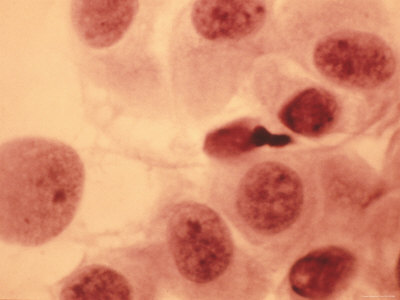
%> input picture Code/Implementation-ColorAdjustment/AutoWhiteBalance/Test.jpg, 400 x 300 px
$ octave TestAWB.m   (GNU Octave 9; MATLAB toolbox functions it lacks are replaced by stand-ins)
%> lines starting %> are read from the running program, lines starting %| are printed output that depends on the picture
### Code/Implementation-ColorAdjustment/AutoWhiteBalance/PerformAWB.m
function O = PerformAWB(I, p)
%
% Function O = PerformAWB(I, p) implements Auto White Balance (AWB)
% functionality as proposed in-
% H. Garud, A. K. Ray, M. Mahadevappa, J. Chatterjee, and S. Mandal, ”A
% fast auto white balance scheme for digital pathology,” in Biomedical and
% Health Informatics (BHI), 2014 IEEE EMBS International Conference on ,
% vol., no., pp.153,156, 1-4 June 2014.
%
%
% The supported image class for input image I is RGB(uint8)
%
%   2015 (c) Amit Suveer, Uppsala University, Sweden
%
%       Ver 1.0     28 May 2015
%
% --------------------------
% Sample Usage
% --------------------------
% I = imread('Test.jpg');
% O = PerformAWB(I);
% figure, subplot 121, imshow(I), subplot 122, imshow(O);
%

%   2015 (c) Amit Suveer, Uppsala University, Sweden
% All rights reserved.
%
% Permission is hereby granted, to use, copy, modify, and distribute this code
% (the source files) and its documentation for research purposes only,
% provided that the copyright notice in its entirety appear in all copies
% of this code, and the original source of this code.
%
% In no circumstantial cases or events the author(s) of this particular
% be liable to any party for direct, indirectm special, incidental, or consequential
% damages if any arising out of due usage. Uppsala University and the author(s)
% disclaim any warranty, including but not limited to the implied warranties
% of merchantability and fitness for a  particular purpose. The disclosure
% is provided hereunder "as in"  voluntarily for community development and
% the contributing parties have  no obligation to provide maintenance,
% support, updates, enhancements, or modification.

%%%%%%%%%%%%%%%%%%%%%%%%%%%%%%%%%%%%%%%%%%%%%%%%%%%%%%%%%%%%%%%%%%%%%%%%%%
%% Default Parameters
if nargin == 1
    p = 96;
end

p = 100-p; % always the top % is considered
szI = size(I);

if(length(szI) < 3)
    error ('Input image should be in RGB color space')
end
%% Illumination Estimation
    % Step 1 : White Patch Retinex Mathod (WPR)
    [iR, iG, iB] = EstimateIlluminantRGB(I, p);

    % Corelated Color Temperature (CCT) Estimation

    % Compte for estimated Illuminant
    iEstm = [iR, iG, iB];
    CCT_Estm = EstimateCCT(iEstm);

    % Compute for reference / canonical illuminant
    iRef = [iG, iG, iG];
    CCT_Ref = EstimateCCT(iRef);

    %% Parameter Estimation

    % Computing Gain Factor and offset parameters
    K = ComputeGainFactorMatrix(iEstm);
    T = ComputeOffsetMatrix(K, CCT_Estm, CCT_Ref);

    %% White Balance Correction

    O = PerformWhiteBalanceCorrection(I, K, T);

%     subplot(1,2,1), imshow(I);
%     subplot(1,2,2), imshow(O);

end

%%%%%%%%%%%%%%%%%%%%%%%%%%%%%%%%%%%%%%%%%%%%%%%%%%%%%%%%%%%%%%%%%%%%%%%%%%%
%%%%%%%%%%%%%%%%%%%%%%%%%%%%%%%%%%%%%%%%%%%%%%%%%%%%%%%%%%%%%%%%%%%%%%%%%%%
function [Rc, Gc, Bc] = EstimateIlluminantRGB(I, p)

    R = I(:,:,1);
    G = I(:,:,2);
    B = I(:,:,3);

    % Estimate Illuminant
    Rc = EstimateIlluminantGrey(R, p);
    Gc = EstimateIlluminantGrey(G, p);
    Bc = EstimateIlluminantGrey(B, p);
end

%%%%%%%%%%%%%%%%%%%%%%%%%%%%%%%%%%%%%%%%%%%%%%%%%%%%%%%%%%%%%%%%%%%%%%%%%%%
%%%%%%%%%%%%%%%%%%%%%%%%%%%%%%%%%%%%%%%%%%%%%%%%%%%%%%%%%%%%%%%%%%%%%%%%%%%
function Ic = EstimateIlluminantGrey(I, p)
    Ic = 0;

    L = 256;
    sz = size(I);

    pxlTh = (p*sz(1)*sz(2))/100;
    histI = imhist(I);

    Imin = min(min(I));
    Imax = max(max(I));

    % Run the loop from 0 to L-2 or Imin to Imax-1
    for k=Imin:(Imax-1)

        % Total number of pixels from k to L-1
        j = double(k+1); % Since MATLAB follows 1 indexing
        cnt1 = sum(histI(j:L));

        % Total number of pixels from k+1 to L-1
        j = j+1; % from the next grey value
        cnt2 = sum(histI(j:L));

        if( (cnt1 > pxlTh) && (cnt2 < pxlTh) )
            Ic = k;
             break;
        end
    end
end


%%%%%%%%%%%%%%%%%%%%%%%%%%%%%%%%%%%%%%%%%%%%%%%%%%%%%%%%%%%%%%%%%%%%%%%%%%%
%%%%%%%%%%%%%%%%%%%%%%%%%%%%%%%%%%%%%%%%%%%%%%%%%%%%%%%%%%%%%%%%%%%%%%%%%%%

function CCT = EstimateCCT(iEstm)
% Constant parameters from

    A0 = -949.86315;
    A1 = 6253.80338;
    A2 = 28.70599;
    A3 = 0.00004;

    t1 = 0.92159;
    t2 = 0.20039;
    t3 = 0.07125;

    xe = 0.3366;
    ye = 0.1735;

    % Calculate x and y from estimated illuminant values

    XYZ_Conv_matrix = [ 0.4124 0.3576 0.1805;
                        0.2126 0.7152 0.0722;
                        0.0193 0.152 0.9505];

    XYZ = XYZ_Conv_matrix * double(iEstm');

    x = XYZ(1) / (sum(XYZ));
    y = XYZ(2) / (sum(XYZ));

    H = -((x-xe)/(y-ye));

    CCT = A0 + (A1*exp(H/t1)) + (A2*exp(H/t2)) + (A3*exp(H/t3));

end

%%%%%%%%%%%%%%%%%%%%%%%%%%%%%%%%%%%%%%%%%%%%%%%%%%%%%%%%%%%%%%%%%%%%%%%%%%%
%%%%%%%%%%%%%%%%%%%%%%%%%%%%%%%%%%%%%%%%%%%%%%%%%%%%%%%%%%%%%%%%%%%%%%%%%%%

function [K] = ComputeGainFactorMatrix(iEstm)

    % k(r,g,b) = ig / i(r,g,b)
    iEstm = double(iEstm);

    iEstm_R = iEstm(1);
    iEstm_G = iEstm(2);
    iEstm_B = iEstm(3);

    iRef_R = iEstm_G;
    iRef_G = iEstm_G;
    iRef_B = iEstm_G;

    Kr = iRef_R / iEstm_R;
    Kg = iRef_G / iEstm_G;
    Kb = iRef_B / iEstm_B;

    K = [Kr, 0, 0;
          0, Kg, 0;
          0, 0, Kb];

end

%%%%%%%%%%%%%%%%%%%%%%%%%%%%%%%%%%%%%%%%%%%%%%%%%%%%%%%%%%%%%%%%%%%%%%%%%%%
%%%%%%%%%%%%%%%%%%%%%%%%%%%%%%%%%%%%%%%%%%%%%%%%%%%%%%%%%%%%%%%%%%%%%%%%%%%
function T = ComputeOffsetMatrix(K, CCT_Estm, CCT_Ref)

    A = 100;

    Kr = K(1,1);
    Kb = K(3,3);

    Tr = max(1, (CCT_Estm - CCT_Ref)/A ) * (Kr-1);
    Tg = 0;
    Tb = max(1, (CCT_Ref - CCT_Estm)/A ) * (Kb-1);

    T = [Tr; Tg; Tb];

end

%%%%%%%%%%%%%%%%%%%%%%%%%%%%%%%%%%%%%%%%%%%%%%%%%%%%%%%%%%%%%%%%%%%%%%%%%%%
%%%%%%%%%%%%%%%%%%%%%%%%%%%%%%%%%%%%%%%%%%%%%%%%%%%%%%%%%%%%%%%%%%%%%%%%%%%
function O = PerformWhiteBalanceCorrection(I, K, T)

    sz = size(I);
    O = uint8(zeros(sz));

    for x = 1:sz(1)
        for y = 1:sz(2)
            Fxy = double([I(x,y,1), I(x,y,2), I(x,y,3)]');
            FWB = K * Fxy + T;

            for p=1:3
                O(x,y,p) = uint8(FWB(p));
            end
        end
    end

end

%%%%%%%%%%%%%%%%%%%%%%%%%%%%%%%%%%%%%%%%%%%%%%%%%%%%%%%%%%%%%%%%%%%%%%%%%%%
%%%%%%%%%%%%%%%%%%%%%%%%%%%%%%%%%%%%%%%%%%%%%%%%%%%%%%%%%%%%%%%%%%%%%%%%%%%


%%%%%%%%%%%%%%%%%%%%%%%%%%%%%%%%%%%%%%%%%%%%%%%%%%%%%%%%%%%%%%%%%%%%%%%%%%%
%%%%%%%%%%%%%%%%%%%%%%%%%%%%%%%%%%%%%%%%%%%%%%%%%%%%%%%%%%%%%%%%%%%%%%%%%%%

### Code/Implementation-ColorAdjustment/AutoWhiteBalance/TestAWB.m
% Test AWB
clear; clc;
close all;

I = imread('Test.jpg');
%> I is the input picture: size 300x400x3 uint8; mean R, G, B 217.1, 144.3, 112.7
J = imread('TestComparison.jpg');
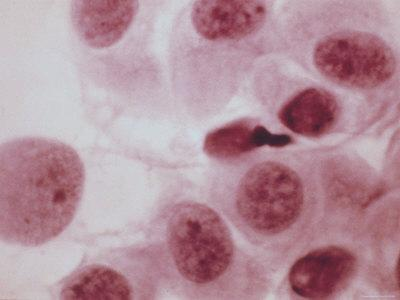
%> input picture Code/Implementation-ColorAdjustment/AutoWhiteBalance/TestComparison.jpg, 400 x 300 px
%> J is the input picture: size 300x400x3 uint8; mean R, G, B 178.8, 144.2, 155.3

% [6 lines of commented-out code are left out]
p = 93:0.5:94;

for i=1:length(p)

    O = PerformAWB(I, p(i));

    subplot(1,3,1), imshow(I);
    subplot(1,3,2), imshow(J);
    subplot(1,3,3), imshow(O);

    imwrite(O, strcat('AWB_', num2str(p(i)), '.png'));

end
%> this loop made 3 passes
%> (iG in PerformAWB, iB in PerformAWB, CCT_Estm in PerformAWB) on passes 1 to 3: (203, 152, 5111.2), (203, 152, 5111.2), (204, 153, 5129.4)
%> pass 1, in EstimateIlluminantRGB, `R = I(:,:,1);`:
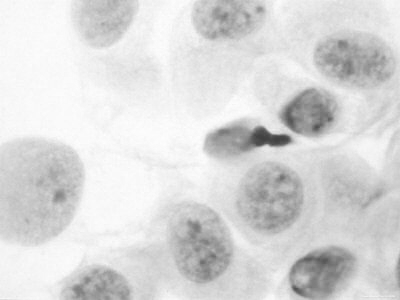
%> R: size 300x400 uint8; min 64, max 255, mean 217.1
%> pass 1, in EstimateIlluminantRGB, `G = I(:,:,2);`:
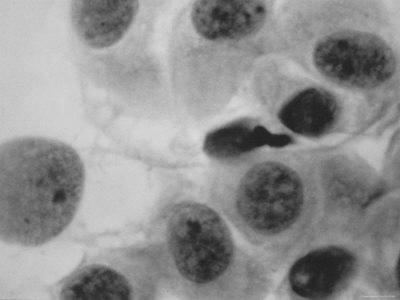
%> G: size 300x400 uint8; min 33, max 219, mean 144.3
%> pass 1, in EstimateIlluminantRGB, `B = I(:,:,3);`:
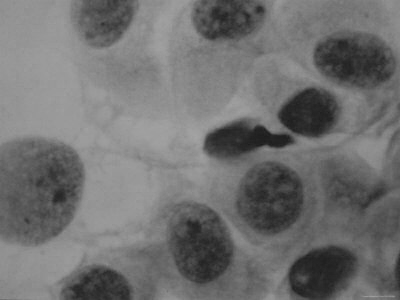
%> B: size 300x400 uint8; min 27, max 164, mean 112.7
%> after the loop:
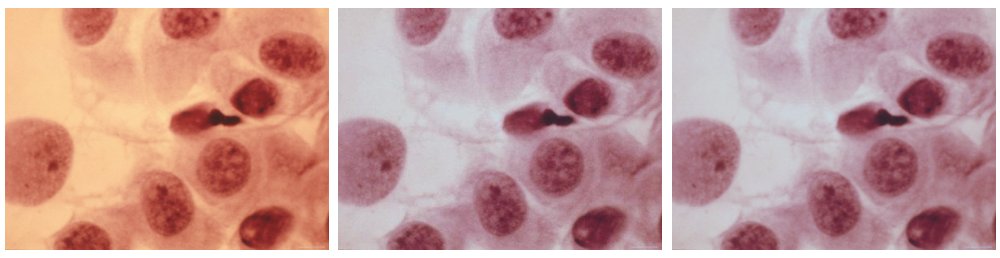
%> figure redrawn from the program's plot data, 3 panels
